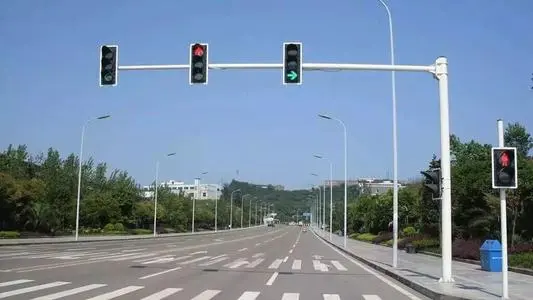
#> input picture SecondProject/ToolPrac/OpenCV/opencv3/test/img/img.png, 533 x 300 px, given in place of Driving Mumbai - SoBo (Downtown) [Early 2018].mp4, which was not available
$ python road.py
#> lines starting #> are read from the running program, lines starting #| are printed output that depends on the picture; after the words box and inside, x2 and y2 are one past the last pixel; in counts of white or black regions, pixels touching at a corner belong together; pictures that were not available may be replaced by others from this repository, and a replacement may not be noted
# _*_ coding:utf-8 _*_
# 我的名字: Administrator-LQ
# 创建时间: 2021/11/22 17:00
# 文件名称: road.py
# 开发工具: Pycharm
import cv2
import numpy as np


def lane_detection(frame, pt):
    # 灰度图
    gray = cv2.cvtColor(frame, cv2.COLOR_BGR2GRAY)
    # 创建0矩阵
    mask = np.zeros(gray.shape,dtype=np.uint8)
    # 填充指定区域形成掩码
    cv2.fillConvexPoly(mask, pt, 255)
    img = cv2.bitwise_and(gray, gray, mask=mask)
    cv2.imshow("1",img)

    _, thresh = cv2.threshold(img, 130, 145, 0)
    # 霍夫直线检测
    lines = cv2.HoughLinesP(thresh, 1, np.pi/180, 30, maxLineGap=200)
    cp = frame.copy()
    # 防止无检测直线时报错
    if lines is not None:
        # 画出检测的直线
        for line in lines:
            x1, y1, x2, y2 = line[0]
            cv2.line(cp, (x1,y1), (x2,y2), (255,0,0), 3)
    return thresh, cp

if __name__ == '__main__':
    cap = cv2.VideoCapture("img/Driving Mumbai - SoBo (Downtown) [Early 2018].mp4")
    pt = np.array([[50,540], [500,320], [700, 320], [960,500], [960,540]])
    while True:
        ret, frame = cap.read()
#> frame is the input picture: shape (300, 533, 3); mean B, G, R 160.5, 139, 119.7
        frame = cv2.resize(frame, (960, 540))
#> frame: shape (540, 960, 3)
        img = cv2.polylines(frame, [pt], True, (0,0,255), 2)
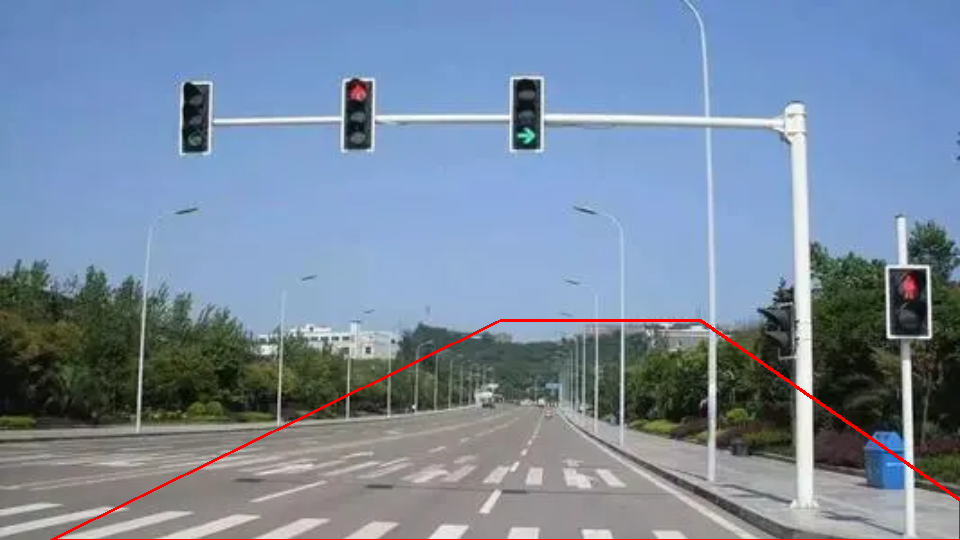
#> img: shape (540, 960, 3); mean B, G, R 159.5, 137.9, 120.6
        thresh, frame = lane_detection(frame, pt)
#> in lane_detection, `gray = cv2.cvtColor(frame, cv2.COLOR_BGR2GRAY)`:
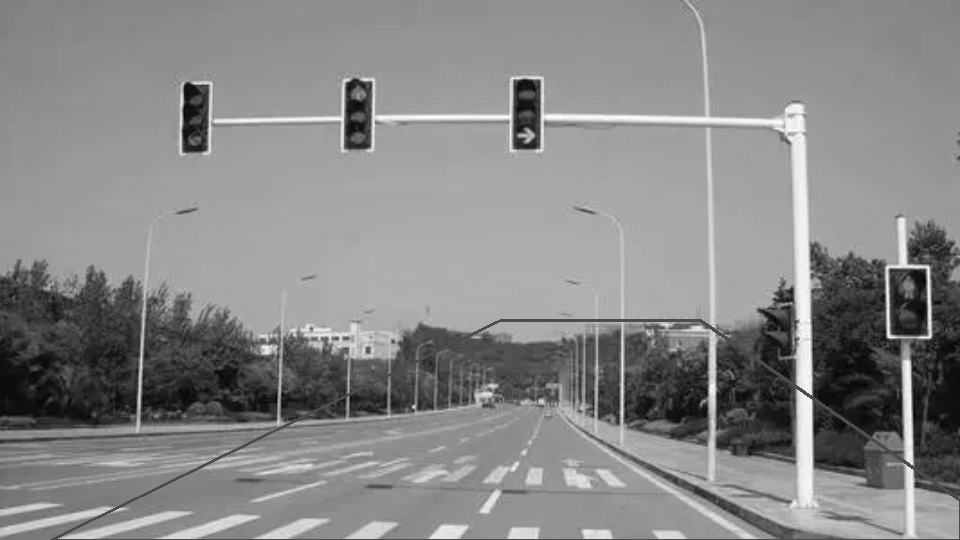
#> gray: shape (540, 960); min 2, max 255, mean 135.2
#> in lane_detection, `cv2.fillConvexPoly(mask, pt, 255)`:
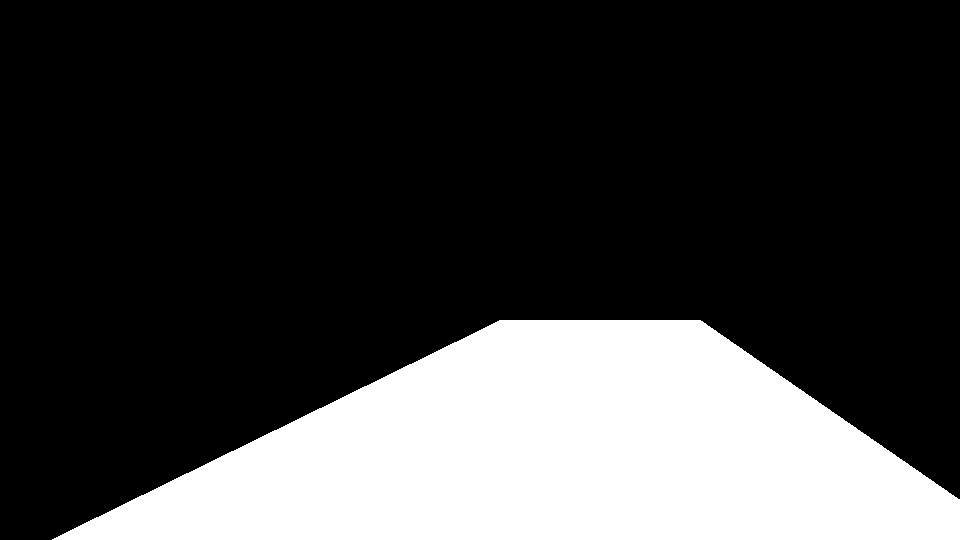
#> mask: shape (540, 960); 24.5% white; 1 white region, box (x1, y1, x2, y2) and area: (52, 320, 960, 540) 127249
#> in lane_detection, `img = cv2.bitwise_and(gray, gray, mask=mask)`:
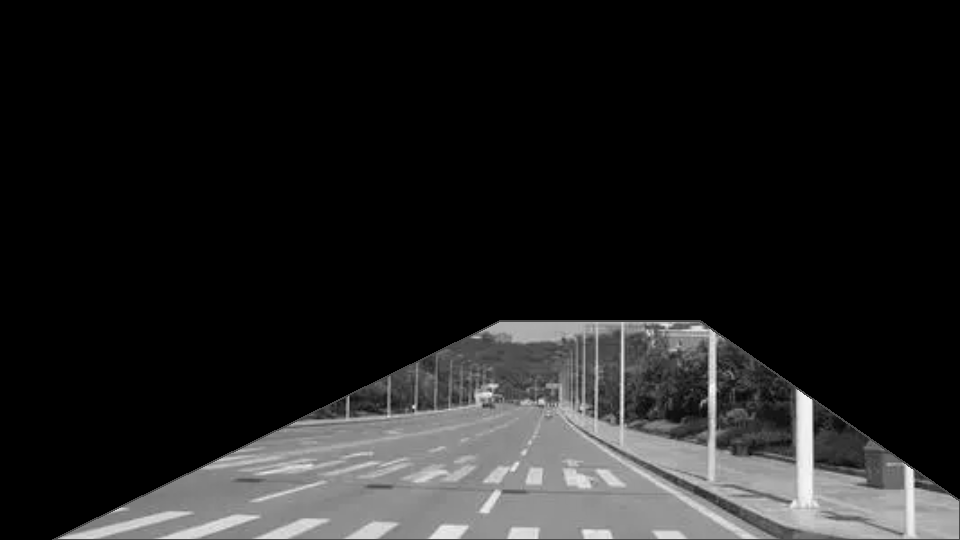
#> img: shape (540, 960); min 0, max 249, mean 31.7
#> in lane_detection, `_, thresh = cv2.threshold(img, 130, 145, 0)`:
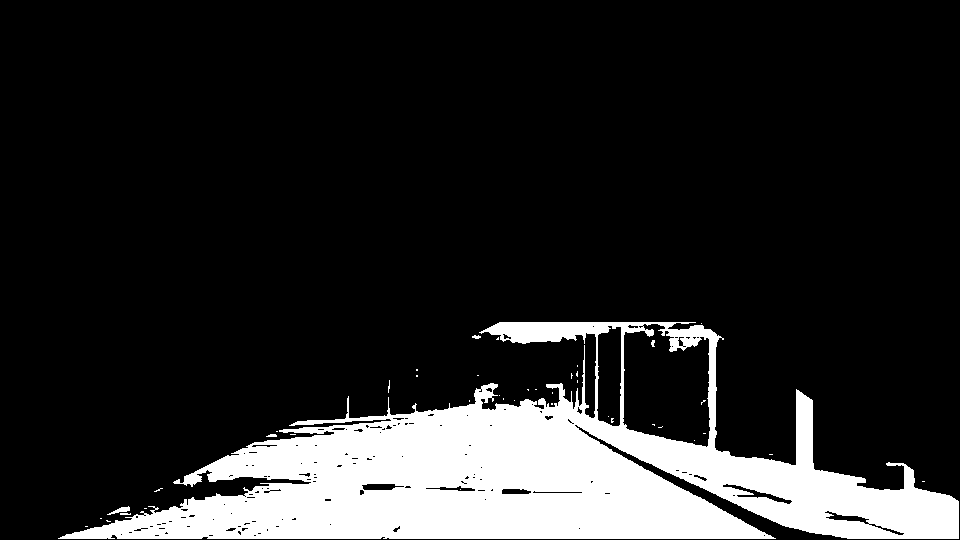
#> thresh: shape (540, 960); values 0 (black) and 145 (white), 15.5% white; 41 white regions (35 under 20 px), largest, box (x1, y1, x2, y2) and area: (58, 322, 959, 539) 79774, (107, 506, 130, 515) 81, (266, 434, 277, 437) 26, (472, 335, 481, 339) 25, (651, 340, 655, 347) 21, (120, 513, 131, 515) 20
#> in lane_detection, `lines = cv2.HoughLinesP(thresh, 1, np.pi/180, 30, maxLineGap=200)`: lines = 184 rows, first 6: [128, 506, 935, 492], [109, 524, 958, 509], [132, 538, 958, 510], [201, 468, 910, 468], [161, 538, 958, 511], [115, 522, 958, 507]
#> the loop in lane_detection, `for line in lines:` made 184 passes
#> after the loop in lane_detection, `for line in lines:`:
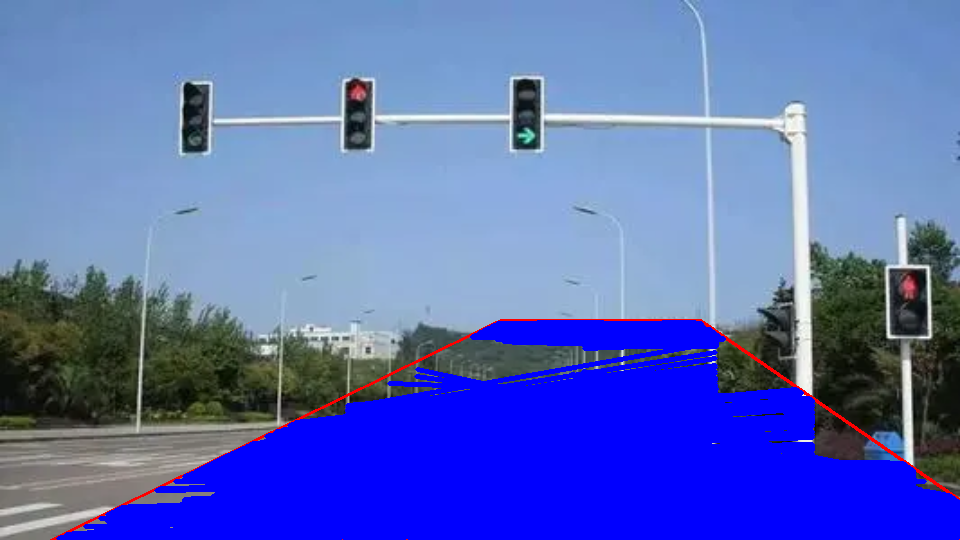
#> cp: shape (540, 960, 3); mean B, G, R 186.2, 108.5, 90.2
        cv2.imshow("thresh",thresh)
        cv2.imshow("frame",frame)
        if cv2.waitKey(42) & 0xFF == ord('q'):
#> (key q is pressed here)
            break
    cap.release()
    cv2.destroyAllWindows()
